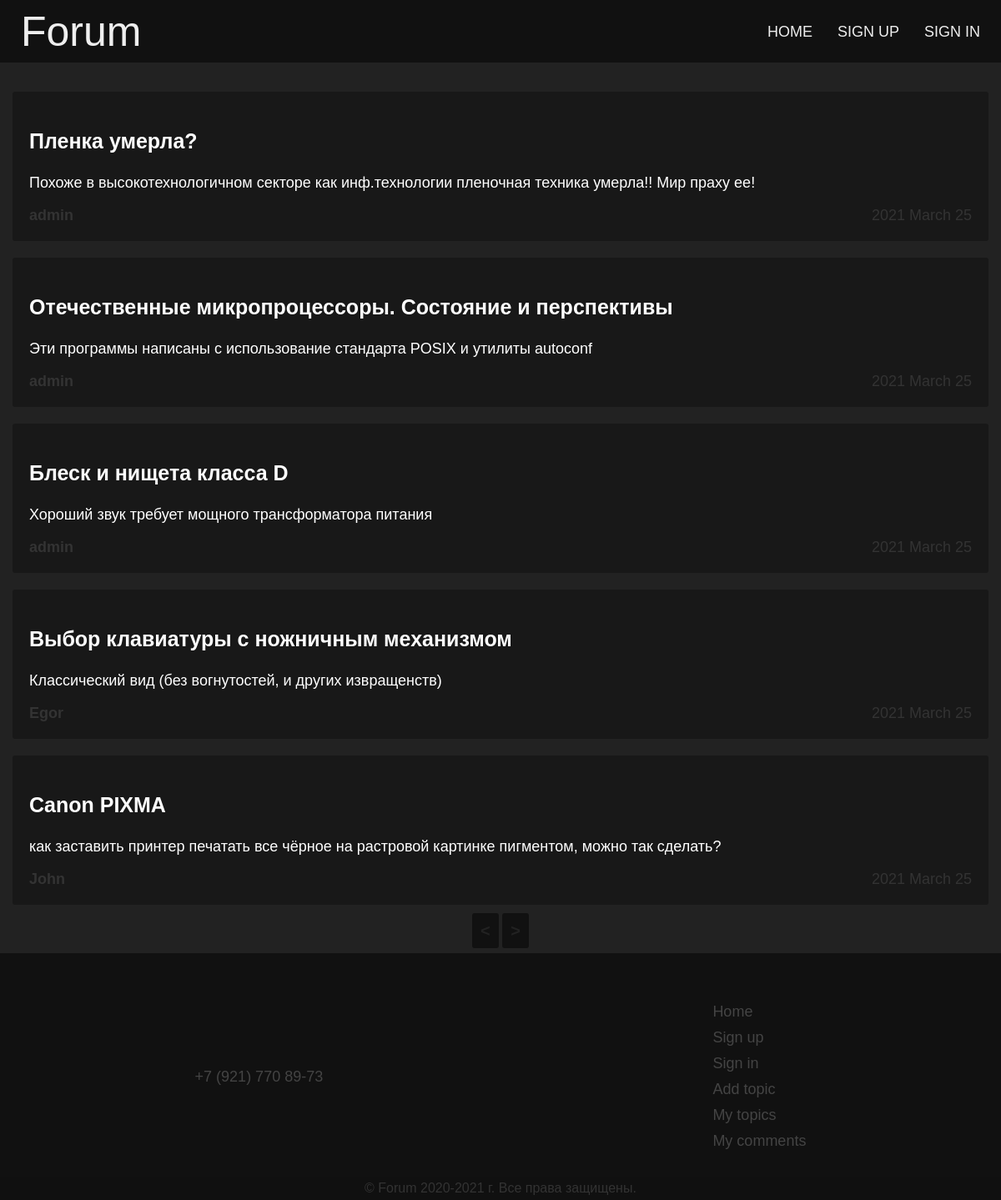
The page / on the database its author committed.
### tables this page shows
CREATE TABLE `topics` (
  `id` int(11) NOT NULL,
  `title` text NOT NULL,
  `description` text NOT NULL,
  `content` text NOT NULL,
  `date` timestamp NOT NULL DEFAULT current_timestamp(),
  `author` text NOT NULL
);

### index.php (the view, shortened to what this page needs)
<?php
  require_once 'core/connect.php';
?>
<!DOCTYPE html>
<html lang="en" dir="ltr">
<head>
  <link rel="stylesheet" href="media/css/style.css">
  <link rel="stylesheet" href="media/css/header.css">
  <link rel="stylesheet" href="media/css/index.css">
</head>
<body>
  <header class="page-header">
    <span class="header-logo"><a href="http://forum">Forum</a></span>
    <ul class="header-menu">
      <li><a href="http://forum">Home</a></li>
      <?php if(isset($_SESSION['login']) && !empty(trim($_SESSION['login']))) : ?>
        <li>
          <select class="dropdown-menu" id="dropdown-menu">
            <option disabled selected style="display: none;"><?= $_SESSION['login'] ?></option>
            <option value="http://forum/pages/add_topic.php">Add topic</option>
            <option value="http://forum/pages/my_topics.php">My topics</option>
            <option value="http://forum/pages/my_comments.php">My comments</option>
            <option value="http://forum/core/log_out.php">Log out</option>
          </select>
        </li>
      <?php else : ?>
        <li><a href="http://forum/pages/sign_up.php">Sign up</a></li>
        <li><a href="http://forum/pages/sign_in.php">Sign in</a></li>
      <?php endif; ?>
    </ul>
  </header>
  <main class="main-content">
    <ul class="topics">
      <?php
          $offset = ($_GET['page'] && $_GET['page'] > 1) ? ($_GET['page']-1)*5 : 0;
          $topics = $pdo->query("SELECT * FROM `topics` LIMIT $offset, 5")
                        ->fetchAll(PDO::FETCH_ASSOC);
          foreach($topics as $topic) :
      ?>
        <li class="topic">
          <a href="/pages/topic.php?id=<?=$topic['id']?>"></a>
          <h3 class="topic-title"><?=$topic['title']?></h3>
          <p class="topic-description"><?=$topic['description']?></p>
          <span class="topic-author"><?=$topic['author']?></span>
          <time class="topic-date" datetime="<?=(new DateTime($topic['date']))->format('Y-m-d')?>"><?=(new DateTime($topic['date']))->format('Y F d')?></time>
        </li>
      <?php endforeach; ?>
    </ul>
    <div class="pagination">
      <a href="http://forum/?page=<?=($_GET['page'] > 1) ? $_GET['page']-1 : 1;?>" id="previos-page"><</a>
      <a href="http://forum/?page=<?=($_GET['page'] < 2) ? $_GET['page']+1 : 2;?>" id="next-page">></a>
    </div>
  </main>
  <footer class="page-footer">
    <a href="tel:+79217708973" class="phone">+7 (921) 770 89-73</a>
    <ul class="footer-menu">
      <li><a href="http://forum/">Home</a></li>
      <li><a href="http://forum/pages/sign_up.php">Sign up</a></li>
      <li><a href="http://forum/pages/sign_in.php">Sign in</a></li>
      <li><a href="http://forum/pages/add_topic.php">Add topic</a></li>
      <li><a href="http://forum/pages/my_topics.php">My topics</a></li>
      <li><a href="http://forum/pages/my_comments.php">My comments</a></li>
    </ul>
    <span class="copyright">© Forum 2020-2021 г. Все права защищены.</span>
  </footer>
</body>
</html>

### media/css/style.css (style rules this page uses)
* { box-sizing: border-box; }
body { height: 100vh; margin: 0; background-color: #222; font-family: sans-serif; color: white; display: flex; justify-content: space-between; align-items: stretch; flex-direction: column; }
ul { list-style: none; margin: 0; padding: 0; }
main { width: 100%; max-width: 1440px; padding: 15px; margin: 0 auto; }
.page-footer { position: relative; width: 100%; display: flex; justify-content: space-around; align-items: center; background-color: #111; padding: 50px 0; }
.page-footer .phone { color: #444; font-size: 18px; text-decoration: none; }
.page-footer .footer-menu li { margin: 10px 0; }
.page-footer .footer-menu a { color: #444; font-size: 18px; text-decoration: none; }
.page-footer .copyright { position: absolute; bottom: 0; left: 0; right: 0; padding: 5px 0; text-align: center; background-color: #101010; color: #333; }

### media/css/header.css (style rules this page uses)
.page-header { width: 100%; height: 75px; padding: 0 10px 0 25px; display: flex; justify-content: space-between; align-items: center; background-color: #111; }
.page-header .header-logo { user-select: none; font-size: 50px; }
.page-header a { color: #eee; text-decoration: none; }
.page-header .header-menu { display: flex; justify-content: center; align-items: center; height: 100%; text-transform: uppercase; }
.page-header .header-menu li { height: 100%; }
.page-header .header-menu a { display: block; font-size: 18px; padding: 0 15px; height: 100%; line-height: 77px; }

### media/css/index.css (style rules this page uses)
.topic { position: relative; padding: 20px; margin: 20px 0; border-radius: 3px; background-color: #181818; cursor: pointer; transition: background-color .3s; overflow: hidden; font-size: 18px; }
.topic>a { position: absolute; top: 0; bottom: 0; left: 0; right: 0; display: block; width: 100%; height: 100%; }
.topic-title { font-size: 25px; }
.topic-author { color: #333; font-weight: bold; }
.topic-date { float: right; color: #333; }
.pagination { width: 100%; text-align: center; }
.pagination a { text-decoration: none; font-size: 20px; color: #222; background-color: #111; padding: 10px; border-radius: 3px; font-weight: bold; }

### rows shown on the page
topics: title "Пленка умерла?", description "Похоже в высокотехнологичном секторе как инф.технологии пленочная техника умерла!! Мир праху ее!", author "admin", date "2021 March 25"
topics: title "Отечественные микропроцессоры. Состояние и перспективы", description "Эти программы написаны с использование стандарта POSIX и утилиты autoconf", author "admin", date "2021 March 25"
topics: title "Блеск и нищета класса D", description "Хороший звук требует мощного трансформатора питания", author "admin", date "2021 March 25"
topics: title "Выбор клавиатуры с ножничным механизмом", description "Классический вид (без вогнутостей, и других извращенств)", author "Egor", date "2021 March 25"
topics: title "Canon PIXMA", description "как заставить принтер печатать все чёрное на растровой картинке пигментом, можно так сделать?", author "John", date "2021 March 25"
